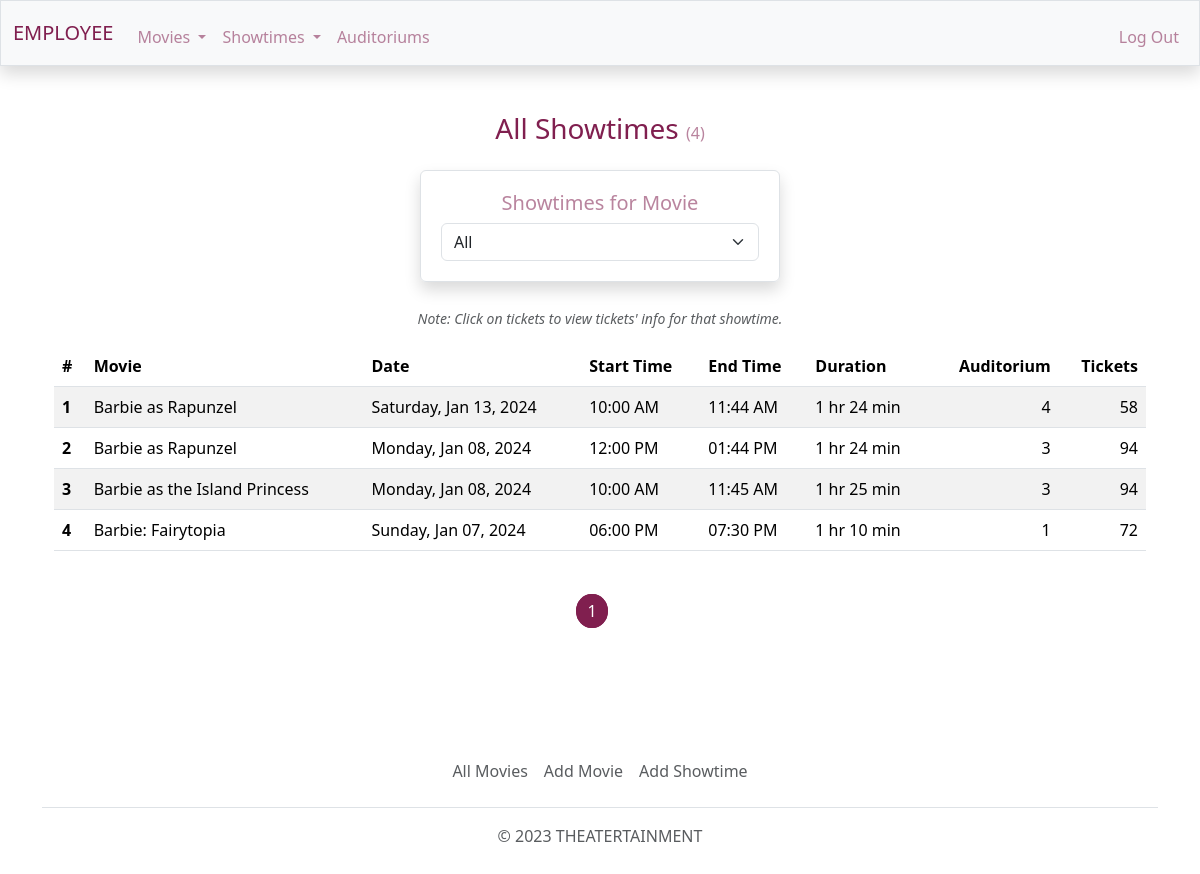
/employee/showtimes/all-showtimes (signed in), run on the app's committed database.
### theatert/models.py (models this page shows, shortened)
class Screening(db.Model):
    id = db.Column(db.Integer, primary_key=True)
    start_datetime = db.Column(db.DateTime, nullable=False)
    end_datetime = db.Column(db.DateTime, nullable=False)
    adult_price = db.Column(db.Numeric, nullable=False)
    child_price = db.Column(db.Numeric, nullable=False)
    senior_price = db.Column(db.Numeric, nullable=False)
    auditorium_id = db.Column(db.Integer, db.ForeignKey('auditorium.id'), nullable=False) # Has one auditorium
    movie_id = db.Column(db.Integer, db.ForeignKey('movie.id'), nullable=False) # Has one movie
    tickets = db.relationship('Ticket', backref='screening', lazy=True) # Can have many tickets

class Movie(db.Model):
    id = db.Column(db.Integer, primary_key=True)
    tmdb_id = db.Column(db.Integer, unique=True, nullable=False)
    title = db.Column(db.String, nullable=False)
    route = db.Column(db.String, unique=True, nullable=False)
    status = db.Column(db.String)
    overview = db.Column(db.String)
    release_date = db.Column(db.DateTime)
    runtime = db.Column(db.Integer)
    tagline = db.Column(db.String)
    rating = db.Column(db.String)
    poster_path = db.Column(db.String)
    backdrop_path = db.Column(db.String)
    trailer_path = db.Column(db.String)
    active = db.Column(db.Boolean, default=False, nullable=False)
    deleted = db.Column(db.Boolean, default=False, nullable=False)
    genres = db.relationship('Genre', secondary=genres, lazy='subquery',
                             backref=db.backref('movies', lazy=True)) # Can have many genres
    screenings = db.relationship('Screening', backref='movie', lazy=True) # Can have many screenings

class Auditorium(db.Model):
    id = db.Column(db.Integer, primary_key=True)
    rows = db.Column(db.Integer, nullable=False)
    cols = db.Column(db.Integer, nullable=False)
    seats = db.relationship('Seat', backref='auditorium', lazy=True) # Can have many seats
    screenings = db.relationship('Screening', backref='auditorium', lazy=True) # Can have many screenings

### theatert/users/employees/showtimes/routes.py (the view)
@showtimes.route('/all-showtimes')
@login_required(role="EMPLOYEE")
def all_showtimes():
    page = request.args.get('page', 1, type=int)
    screenings = Screening.query.join(Movie).join(Auditorium) \
        .order_by(Screening.start_datetime.desc())
    total = screenings.count()
    movies = screenings.group_by(Movie.id)
    screenings = screenings.paginate(page=page, per_page=10)
    seats_total = []
    for s in screenings:
        seats_total.append(Seat.query.filter(
                    db.and_(
                        Seat.auditorium_id.is_(s.auditorium.id),
                        Seat.seat_type.is_not('empty'))).count())
    return render_template('employee/showtimes.html', title='All Showtimes', \
                           screenings=screenings, movies=movies, \
                           seats_total=seats_total, total=total, url='employees.showtimes.all_showtimes')

### theatert/models.py (called while the page is built)
@login_manager.user_loader
def load_user(user_id):
    return User.query.get(int(user_id))

### theatert/users/utils.py (called while the page is built)
def login_required(role="ANY"):
    def wrapper(f):
        @wraps(f)
        def decorated_function(*args, **kwargs):
            if not current_user.is_authenticated:
                return login_manager.unauthorized()
            if (current_user.role != role) and (role == "ANY"):
                return login_manager.unauthorized()
            return f(*args, **kwargs)
        return decorated_function
    return wrapper

### theatert/templates/employee/showtimes.html (shortened to what this page needs)
{% extends "employee/layout.html" %}
{% block main %}
    {% if total == 0 %}
        <h3 class="color-dark mb-3">{{ title }}</h3>
        <h6 class="text-body-secondary my-4">There are no showtimes.</h6>
    {% else %}
        <h3 class="color-dark mb-3">{{ title }} <span class="my-small color-light">({{ total }})</span></h3>
        <div class="border container cont-2 rounded shadow mb-4">
            <h5 class="color-light">Showtimes for Movie</h5>
            <select class="form-select" id="select-link">
                <option value="">All</option>
            </select>
        </div>
        <div class="container mb-3"><small class="fst-italic text-body-secondary">Note: Click on tickets to view tickets' info for that showtime.</small></div>
        <div class="table-responsive-md">
            <table class="table table-striped">
                <thead>
                    <tr>
                        <th class="text-start">#</th>
                        <th class="text-start">Movie</th>
                        <th class="text-start">Date</th>
                        <th class="text-start">Start Time</th>
                        <th class="text-start">End Time</th>
                        <th class="text-start">Duration</th>
                        <th class="text-end">Auditorium</th>
                        <th class="text-end">Tickets</th>
                    </tr>
                </thead>
                <tbody>
                    {% for s in screenings %}
                    <tr>
                        <th class="text-start">{{ loop.index }}</th>
                        <td class="text-start">
                            <a href="{{ url_for('employees.showtimes.movie', movie_route=s.movie.route) }}">{{ s.movie.title }}</a>
                        </td>
                        <td class="text-start">{{ s.start_datetime.strftime("%A, %b %d, %Y") }}</td>
                        <td class="text-start">{{ s.start_datetime.strftime(" %I:%M %p") }}</td>
                        <td class="text-start">{{ s.end_datetime.strftime(" %I:%M %p") }}</td>
                        {% if s.movie.runtime < 60 %}
                            {% set runtime = (s.movie.runtime)|string + ' min' %}
                        {% else %}
                            {% set runtime = (s.movie.runtime // 60)|string + ' hr ' + (s.movie.runtime % 60)|string + ' min' %}
                        {% endif %}
                        <td class="text-start">{{ runtime }}</td>
                        <td class="text-end">{{ s.auditorium.id }}</td>
                        <td class="text-end"><a href="{{ url_for('employees.tickets', s_id=s.id) }}">{{ seats_total[loop.index0] }}</a></td>
                    </tr>
                    {% endfor %}
                </tbody>
            </table>
        </div>
        <div class="my-5">
            {% for pg_num in screenings.iter_pages(left_edge=1, right_edge=1, left_current=1, right_current=2) %}
                    {% if pg_num %}
                        {% if screenings.page == pg_num %}
                            <a class="page-current me-3" href="{{ url_for(url, page=pg_num) }}">{{ pg_num }}</a>
                        {% else %}
                            <a class="page me-3" href="{{ url_for(url, page=pg_num) }}">{{ pg_num }}</a>
                        {% endif %}
                    {% else %}
                        <span class="me-3">...</span>
                    {% endif %}
            {% endfor %}
        </div>
    {% endif %}
{% endblock %}

### theatert/static/css/main.css (style rules this page uses)
a { text-decoration: none; color: inherit; }
.cont-1, .cont-2, .cont-3, .cont-4, .cont-5, .cont-6 { border-radius: 25px; margin-top: 3vh; padding: 20px; width: 70vw; }
.cont-2 { width: 30vw; }
.my-small { font-size: medium; }

### data on the page
Screening: movie "Barbie as Rapunzel", start_datetime "Saturday, Jan 13, 2024", start_datetime "10:00 AM", end_datetime "11:44 AM", runtime "1 hr 24 min", auditorium.id "4", seats_total "58"
Screening: movie "Barbie as Rapunzel", start_datetime "Monday, Jan 08, 2024", start_datetime "12:00 PM", end_datetime "01:44 PM", runtime "1 hr 24 min", auditorium.id "3", seats_total "94"
Screening: movie "Barbie as the Island Princess", start_datetime "Monday, Jan 08, 2024", start_datetime "10:00 AM", end_datetime "11:45 AM", runtime "1 hr 25 min", auditorium.id "3", seats_total "94"
Screening: movie "Barbie: Fairytopia", start_datetime "Sunday, Jan 07, 2024", start_datetime "06:00 PM", end_datetime "07:30 PM", runtime "1 hr 10 min", auditorium.id "1", seats_total "72"

### other printed values
{{ title }} "All Showtimes"
{{ total }} "4"
{{ pg_num }} "1"
